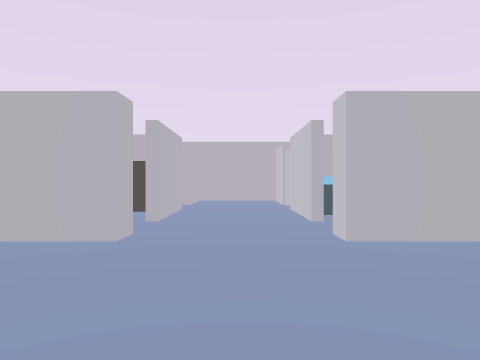
View 1 (above)

21 first-person views from a walk through a 3-D level made in the Unity game engine. The camera is 1.4 m above the floor, looks level and sees 70° across. The floor is counted in squares, 2 m on a side. Each view is taken from the middle of a square. On the plan, view 1 faces up. The plan holds only what a view shows up to about 11 squares ahead; the rest is blank. The player character is not drawn. Some animated figures are not drawn.

View 2
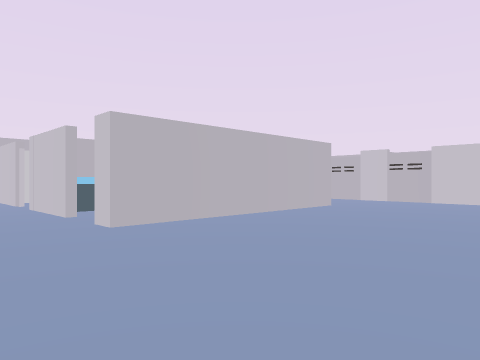

View 3
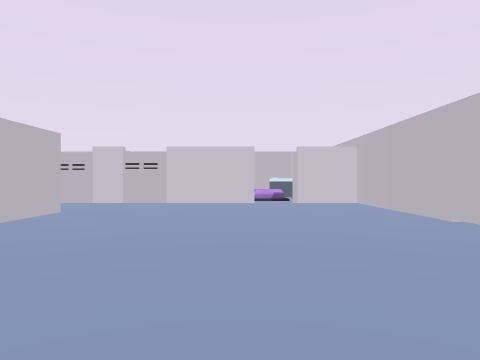

View 4
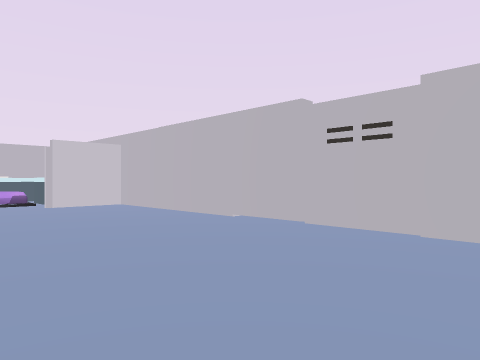

View 5
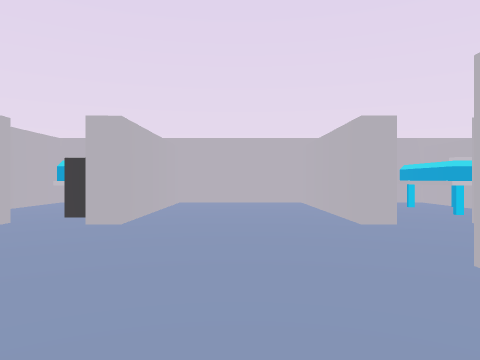

View 6
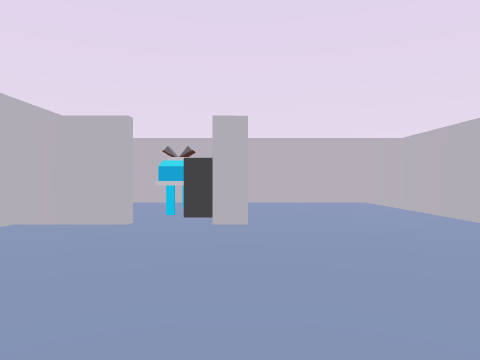

View 7
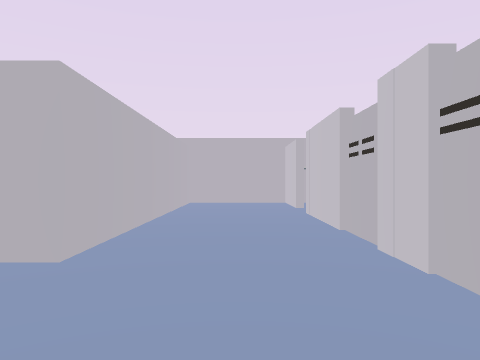

View 8
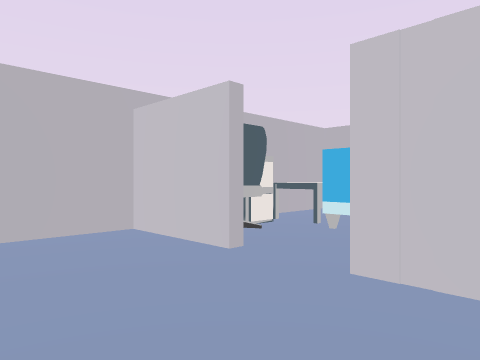

View 9
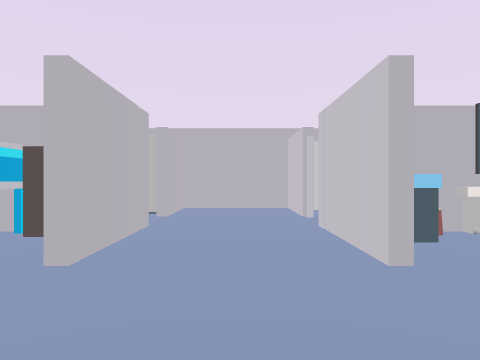

View 10
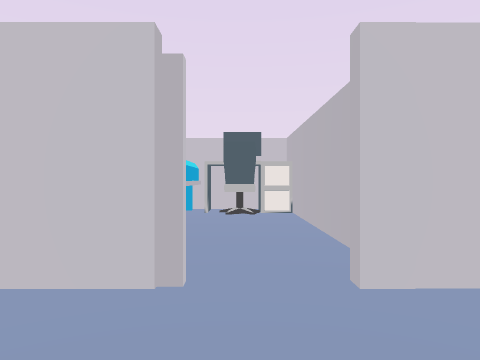

View 11
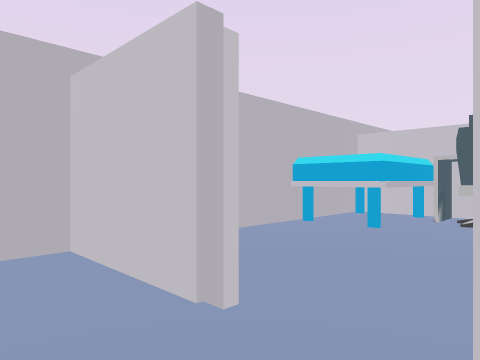

View 12
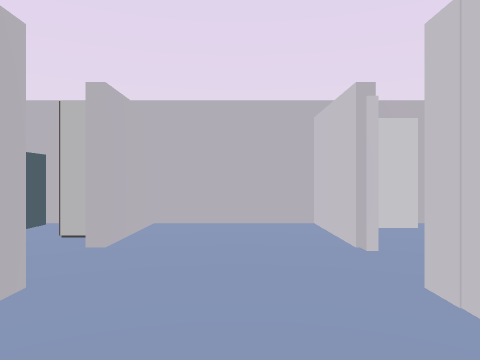

View 13
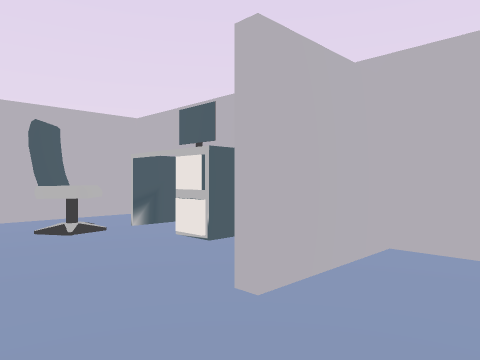

View 14
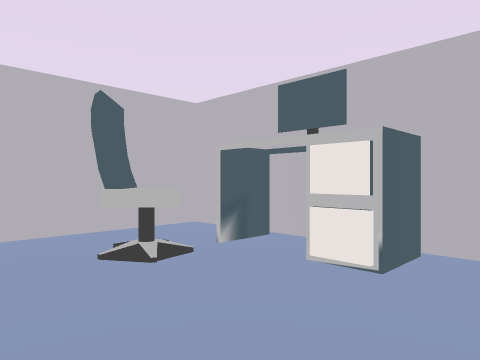

View 15
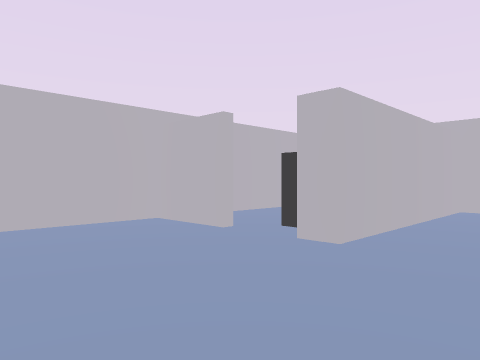

View 16
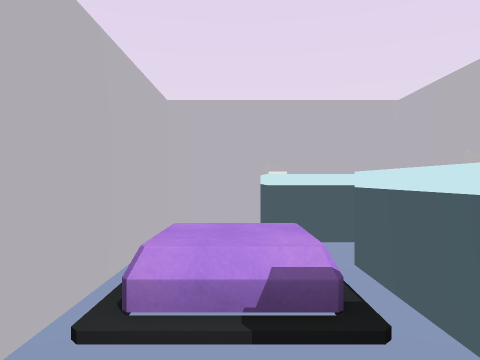

View 17
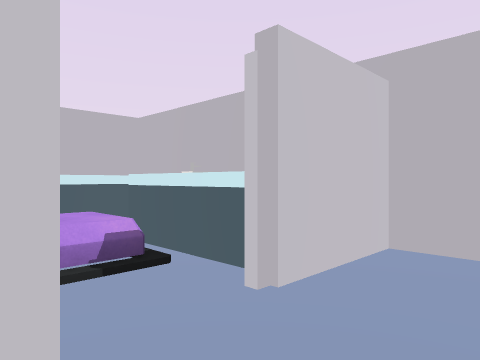

View 18
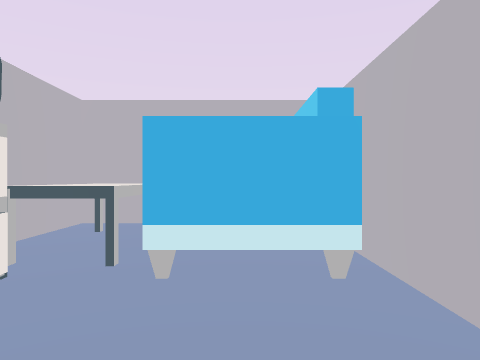

View 19
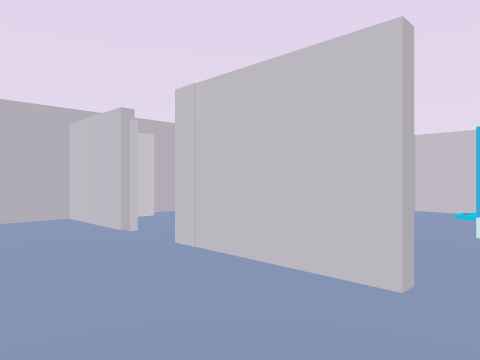

View 20
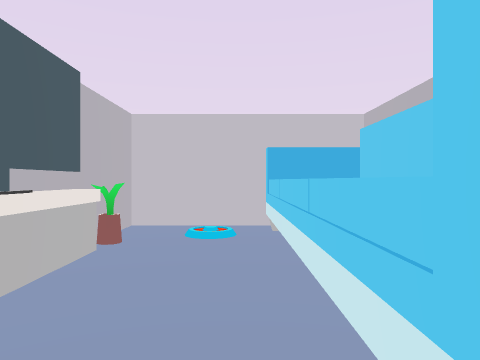

View 21
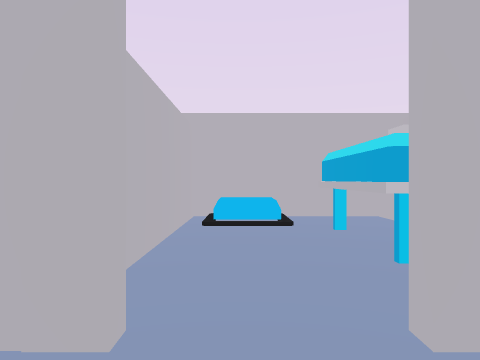

### Floor plan
Key: @ floor where view 1 was taken; # wall or solid block; . floor; ^ raised ledge; O other object.
Columns run from 7 left of view 1 to 16 right of it. Each row starts with its distance up from view 1.
 12 ###################  ###
 11 #.O.OO#.#O..OOO...OOOOO#
 10 #.O...#.#...OO#...#.O
  9 #............OO.....OO
  8 ###...#.#######...#..
  7 #.OOOO#.#O...O#...  O
  6 #.....#.#....O#...#
  5 #.........^^^^#...#
  4 ######...######...#
  3 #.................#
  2 #.................#
  1 #.................#
  0 ###O#O.@..........######
 -1  #O OO..............  O#
 -2  #  O##...........OOOOO#
 -3  ######...........# OO #
 -4      ##################

Where each view was taken, in squares from view 1:
view 1: 0 up, 0 right, facing up
view 2: 1 down, 1 left, facing up-right
view 3: 0 up, 0 right, facing right
view 4: 1 up, 1 right, facing down-right
view 5: 2 up, 4 right, facing left
view 6: 0 up, 4 right, facing left
view 7: 1 up, 9 right, facing up
view 8: 7 up, 8 right, facing up-right
view 9: 3 up, 0 right, facing up
view 10: 9 up, 1 left, facing right
view 11: 8 up, 0 right, facing up-right
view 12: 6 up, 0 right, facing up
view 13: 8 up, 0 right, facing up-left
view 14: 8 up, 2 left, facing up-left
view 15: 2 up, 2 right, facing down-left
view 16: 1 down, 10 right, facing right
view 17: 0 up, 9 right, facing down-right
view 18: 9 up, 10 right, facing right
view 19: 5 up, 1 left, facing up-right
view 20: 6 up, 2 right, facing right
view 21: 5 up, 0 right, facing left
